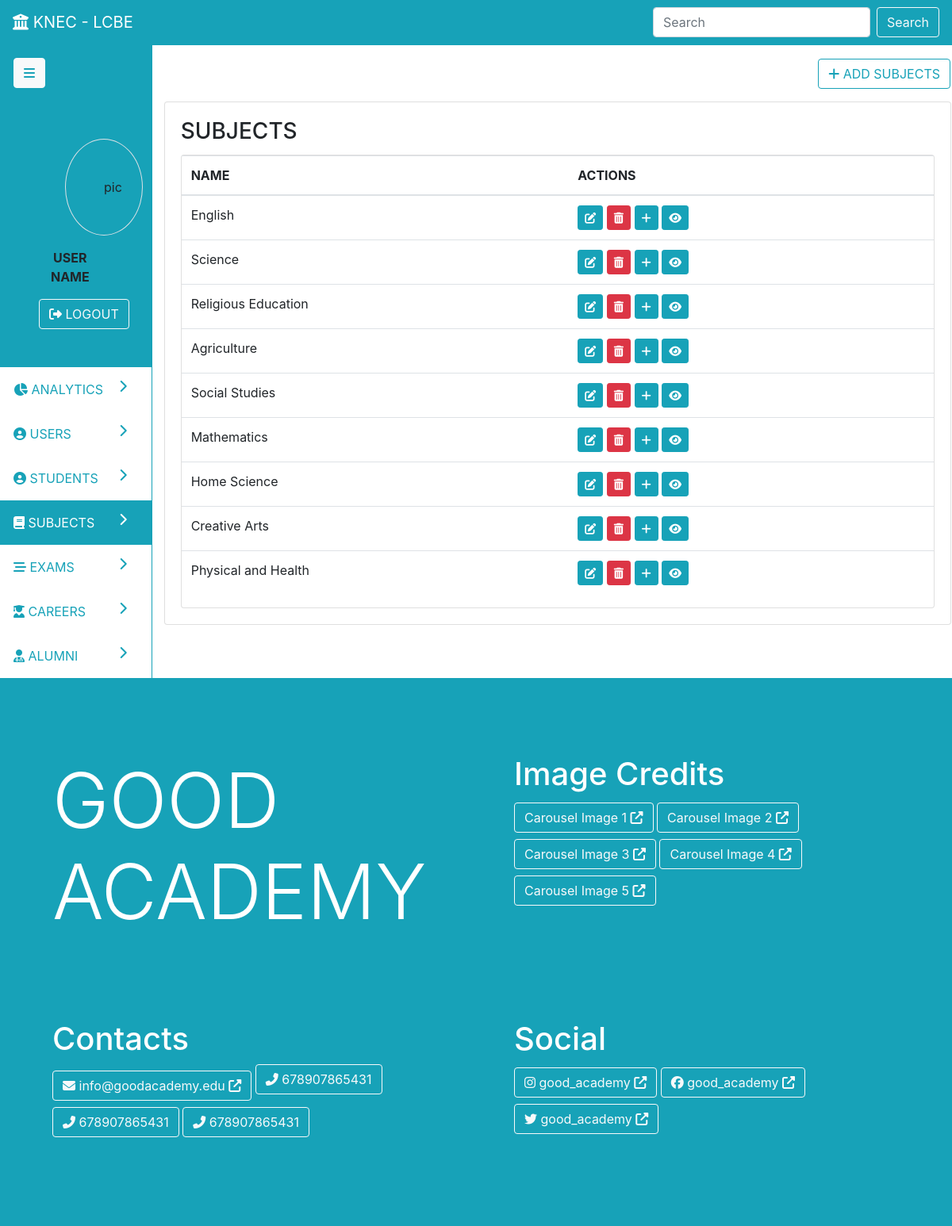
Page /subjects on the committed database.
### parent/models.py (models this page shows, shortened)
class Subject(db.Model):
	id = db.Column(db.Integer, primary_key=True)
	name = db.Column(db.String(19), nullable=False)
	categories = db.relationship('Category', backref='subject', lazy=True, cascade='all, delete')
	exams = db.relationship('Exam', backref='subject', lazy=True, cascade='all, delete')
	created_at = db.Column(db.DateTime, nullable=False, default=datetime.utcnow)
	updated_at = db.Column(db.DateTime, nullable=True, onupdate=datetime.utcnow)

### parent/routes.py (the view)
@app.route('/subjects', methods=['POST', 'GET'])
def subjects():
	subjects = Subject.query.all()
	return render_template('admin/subjects.html', nav='dash', page='subjects', subjects=subjects, action='read')

### parent/templates/admin/subjects.html (shortened to what this page needs)
{% extends 'admin-dash.html' %}
{% block pagedata %}
{% if action=='create' %}
<div class="row">
	<div class="col p-3">
		<a class="btn float-right btn-outline-info" href="{{ url_for('subjects') }}"><i class="fas fa-list"></i> VIEW SUBJECTS</a>
	</div>
</div>
<div class="card p-3">
	<div class="card-body text-primary">
		<h1 class="card-title text-info">Add New Subject</h1>
	</div>
	<form class="card" method="post">
		{{ form.hidden_tag() }}
		<div class="card-body">
			<fieldset>
				<div class="form-group">
					{{ form.name.label(class='form-control-label') }}
					{% if form.name.errors %}
						{{ form.name(class='form-control is-invalid')}}
						<div class="invalid-feedback">
							{% for error in form.name.errors %}
								<span>{{ error }}</span>
							{% endfor %}
						</div>
					{% else%}
						{{ form.name(class='form-control') }}
					{% endif %}
				</div>
			</fieldset>
			<div>
				{{ form.submit(class='btn btn-info')}}
			</div>
			</div>
		</div>
	</form>
</div>
{% elif action=='read' %}
<div class="row">
	<div class="col p-3">
		<a class="btn float-right btn-outline-info" href="{{ url_for('create_subject') }}"><i class="fas fa-plus"></i> ADD SUBJECTS</a>
	</div>
</div>
<div class="card">
	<div class="card-body">
		<h3 class="card-title">SUBJECTS</h3>
		<div class="card">
			<div class="table-responsive">
				<table class="table table-hover">
					<thead>
						<tr>
							<th>NAME</th><th>ACTIONS</th>
						</tr>
					</thead>
					<tbody>
					{% for subject in subjects %}
						<tr>
							<td>{% print(subject.name) %}</td>
							<td>
								<a href="{{ url_for('update_subject', id=subject.id) }}" class="btn btn-sm btn-info" data-toggle="tooltip" data-placement="top" title="EDIT"><i class="fas fa-edit"></i></a>
								<a href="{{ url_for('delete_subject', id=subject.id) }}" class="btn btn-sm btn-danger" data-toggle="tooltip" data-placement="top" title="DELETE"><i class="fas fa-trash-alt"></i></a>
								<a href="categories/create/{{ subject.id }}" class="btn btn-sm btn-info" data-toggle="tooltip" data-placement="top" title="ADD CATEGORIES"><i class="fas fa-plus "></i></a>
								<a href="subjects/view/{{ subject.id }}" class="btn btn-sm btn-info" data-toggle="tooltip" data-placement="top" title="MORE INFO"><i class="fas fa-eye "></i></a>
							</td>
						</tr>
					{% endfor %}
					</tbody>
				</table>
			</div>
		</div>
	</div>
</div>
{% endif %}
{% endblock %}

### rows in the picture
Subject: name "English"
Subject: name "Science"
Subject: name "Religious Education"
Subject: name "Agriculture"
Subject: name "Social Studies"
Subject: name "Mathematics"
Subject: name "Home Science"
Subject: name "Creative Arts"
Subject: name "Physical and Health"
